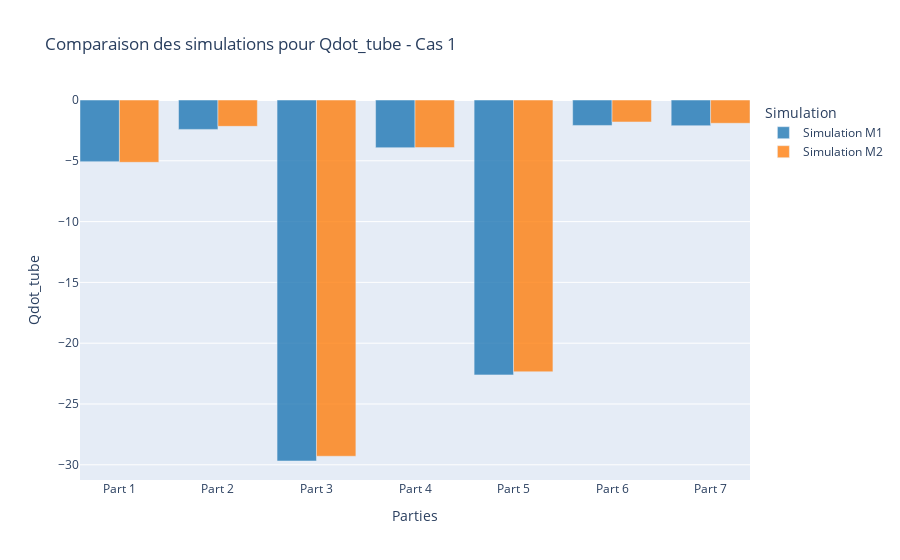
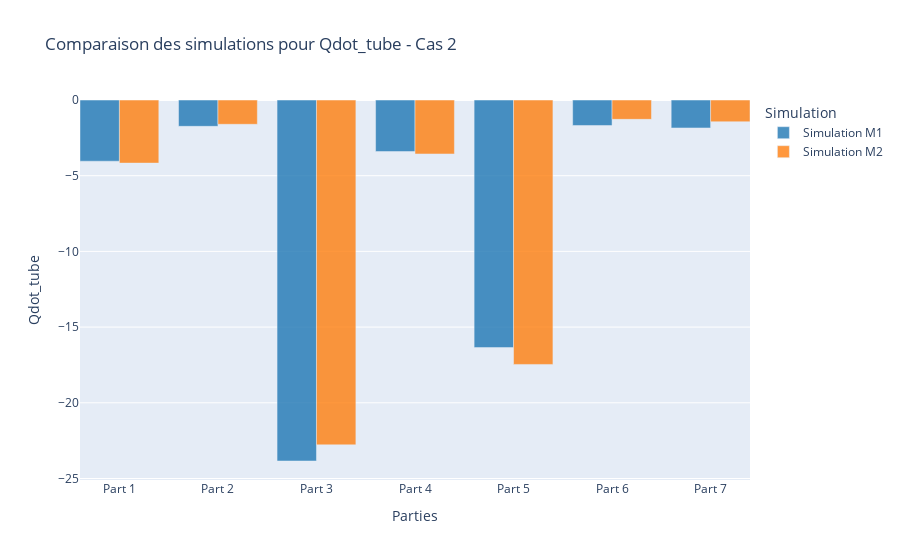
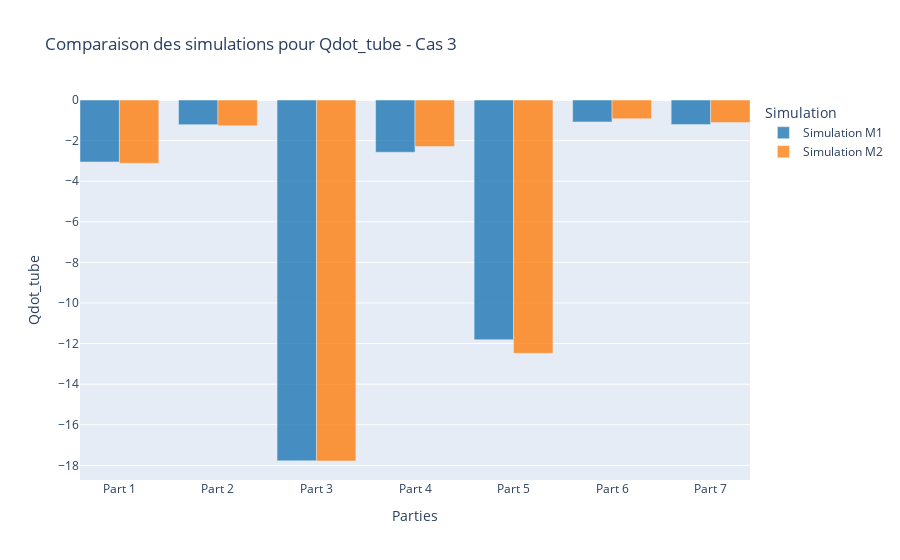
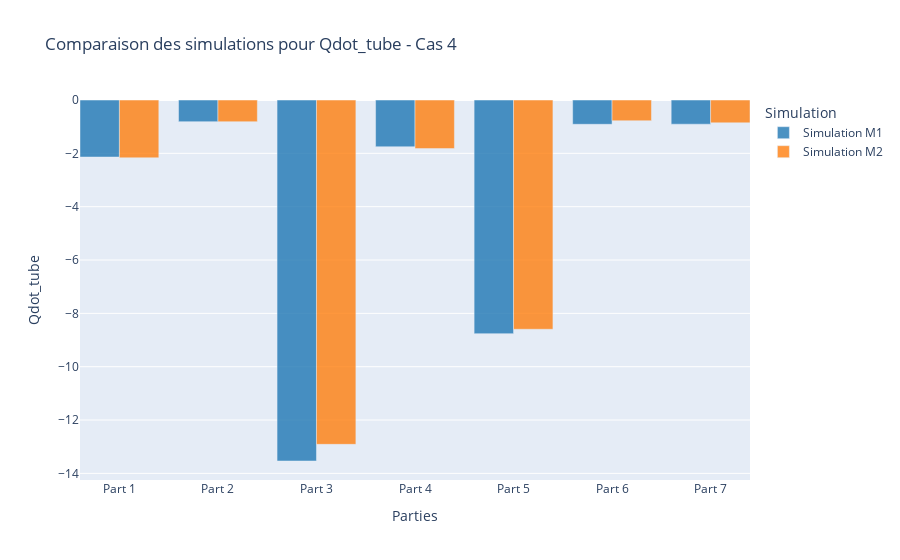

Source (notebook cell) for these figures, in order:
### Code cell
## Comparaison Qdot_tube pour chaque partie // CFD

# Couleurs pour chaque simulation (autant de couleurs que de simulations)
sim_colors = ['#1f77b4', '#ff7f0e', '#2ca02c', '#d62728', '#9467bd', '#8c564b', '#e377c2']

# Initialisation de la liste de figures pour les graphiques par cas
fig_comparison_list = []

# Largeur des barres pour chaque simulation
bar_width = 0.8 / nb_mesh

# Positions des barres pour chaque partie et chaque simulation
bar_positions = np.arange(1, nb_hx + 3)  # positions pour chaque partie (1 à nb_hx)

# Boucle sur chaque cas
for case in range(nb_cases):
    # Créer une figure pour comparer les simulations
    fig_comparison = go.Figure()

    # Pour chaque simulation (chaque maillage)
    for mesh in range(nb_mesh):
        # Liste pour stocker les valeurs de Qdot_top_rad pour chaque partie
        top_rad_values = []

        # Pour chaque partie
        for part in range(1, nb_hx + 3):
            # Récupérer les valeurs de Qdot_top_rad pour la dernière itération pour ce cas et ce maillage
            iteration = limit_big_it - 1
            Qdot_tube, Qdot_top, Qdot_abs, Qdot_top_rad = calculate_Qdot(mesh, case, iteration)
            top_rad_values.append(Qdot_tube[part - 1])

        # Ajouter les barres pour chaque partie
        fig_comparison.add_trace(go.Bar(
            x=bar_positions + (mesh - (nb_mesh - 1) / 2) * bar_width,
            y=top_rad_values,
            name=f'Simulation M{mesh + 1}',
            marker_color=sim_colors[mesh],
            width=bar_width,
            opacity=0.8
        ))

    # Mise en forme du titre et des axes
    fig_comparison.update_layout(
        title=f'Comparaison des simulations pour Qdot_tube - Cas {case + 1}',
        xaxis_title='Parties',
        yaxis_title='Qdot_tube',
        xaxis=dict(
            tickmode='array',
            tickvals=np.arange(1, nb_hx + 3),
            ticktext=[f'Part {i}' for i in range(1, nb_hx + 3)]
        ),
        barmode='group',  # Regrouper les barres
        legend_title='Simulation'
    )

    # Ajouter la figure à la liste
    fig_comparison_list.append(fig_comparison)

# Afficher toutes les figures
for fig_comparison in fig_comparison_list:
    fig_comparison.show()

### Figure 1 — Plotly figure (JSON) as saved in the notebook; plotly's stock layout.template omitted (floating-point values rounded to 4 significant figures)
{"data": [{"marker": {"color": "#1f77b4"}, "name": "Simulation M1", "opacity": 0.8, "type": "bar", "width": 0.4, "x": [0.8, 1.8, 2.8, 3.8, 4.8, 5.8, 6.8], "y": [-5.072, -2.418, -29.69, -3.922, -22.61, -2.092, -2.112]}, {"marker": {"color": "#ff7f0e"}, "name": "Simulation M2", "opacity": 0.8, "type": "bar", "width": 0.4, "x": [1.2, 2.2, 3.2, 4.2, 5.2, 6.2, 7.2], "y": [-5.125, -2.169, -29.3, -3.913, -22.35, -1.807, -1.915]}], "layout": {"barmode": "group", "legend": {"title": {"text": "Simulation"}}, "title": {"text": "Comparaison des simulations pour Qdot_tube - Cas 1"}, "xaxis": {"tickmode": "array", "ticktext": ["Part 1", "Part 2", "Part 3", "Part 4", "Part 5", "Part 6", "Part 7"], "tickvals": [1, 2, 3, 4, 5, 6, 7], "title": {"text": "Parties"}}, "yaxis": {"title": {"text": "Qdot_tube"}}}}

### Figure 2 — Plotly figure (JSON) as saved in the notebook; plotly's stock layout.template omitted (floating-point values rounded to 4 significant figures)
{"data": [{"marker": {"color": "#1f77b4"}, "name": "Simulation M1", "opacity": 0.8, "type": "bar", "width": 0.4, "x": [0.8, 1.8, 2.8, 3.8, 4.8, 5.8, 6.8], "y": [-4.044, -1.74, -23.84, -3.404, -16.35, -1.684, -1.847]}, {"marker": {"color": "#ff7f0e"}, "name": "Simulation M2", "opacity": 0.8, "type": "bar", "width": 0.4, "x": [1.2, 2.2, 3.2, 4.2, 5.2, 6.2, 7.2], "y": [-4.169, -1.606, -22.78, -3.566, -17.47, -1.278, -1.436]}], "layout": {"barmode": "group", "legend": {"title": {"text": "Simulation"}}, "title": {"text": "Comparaison des simulations pour Qdot_tube - Cas 2"}, "xaxis": {"tickmode": "array", "ticktext": ["Part 1", "Part 2", "Part 3", "Part 4", "Part 5", "Part 6", "Part 7"], "tickvals": [1, 2, 3, 4, 5, 6, 7], "title": {"text": "Parties"}}, "yaxis": {"title": {"text": "Qdot_tube"}}}}

### Figure 3 — Plotly figure (JSON) as saved in the notebook; plotly's stock layout.template omitted (floating-point values rounded to 4 significant figures)
{"data": [{"marker": {"color": "#1f77b4"}, "name": "Simulation M1", "opacity": 0.8, "type": "bar", "width": 0.4, "x": [0.8, 1.8, 2.8, 3.8, 4.8, 5.8, 6.8], "y": [-3.053, -1.213, -17.78, -2.572, -11.81, -1.079, -1.213]}, {"marker": {"color": "#ff7f0e"}, "name": "Simulation M2", "opacity": 0.8, "type": "bar", "width": 0.4, "x": [1.2, 2.2, 3.2, 4.2, 5.2, 6.2, 7.2], "y": [-3.118, -1.273, -17.78, -2.292, -12.48, -0.9252, -1.11]}], "layout": {"barmode": "group", "legend": {"title": {"text": "Simulation"}}, "title": {"text": "Comparaison des simulations pour Qdot_tube - Cas 3"}, "xaxis": {"tickmode": "array", "ticktext": ["Part 1", "Part 2", "Part 3", "Part 4", "Part 5", "Part 6", "Part 7"], "tickvals": [1, 2, 3, 4, 5, 6, 7], "title": {"text": "Parties"}}, "yaxis": {"title": {"text": "Qdot_tube"}}}}

### Figure 4 — Plotly figure (JSON) as saved in the notebook; plotly's stock layout.template omitted (floating-point values rounded to 4 significant figures)
{"data": [{"marker": {"color": "#1f77b4"}, "name": "Simulation M1", "opacity": 0.8, "type": "bar", "width": 0.4, "x": [0.8, 1.8, 2.8, 3.8, 4.8, 5.8, 6.8], "y": [-2.139, -0.8117, -13.54, -1.754, -8.762, -0.9108, -0.9072]}, {"marker": {"color": "#ff7f0e"}, "name": "Simulation M2", "opacity": 0.8, "type": "bar", "width": 0.4, "x": [1.2, 2.2, 3.2, 4.2, 5.2, 6.2, 7.2], "y": [-2.168, -0.8142, -12.91, -1.822, -8.597, -0.7781, -0.8558]}], "layout": {"barmode": "group", "legend": {"title": {"text": "Simulation"}}, "title": {"text": "Comparaison des simulations pour Qdot_tube - Cas 4"}, "xaxis": {"tickmode": "array", "ticktext": ["Part 1", "Part 2", "Part 3", "Part 4", "Part 5", "Part 6", "Part 7"], "tickvals": [1, 2, 3, 4, 5, 6, 7], "title": {"text": "Parties"}}, "yaxis": {"title": {"text": "Qdot_tube"}}}}
